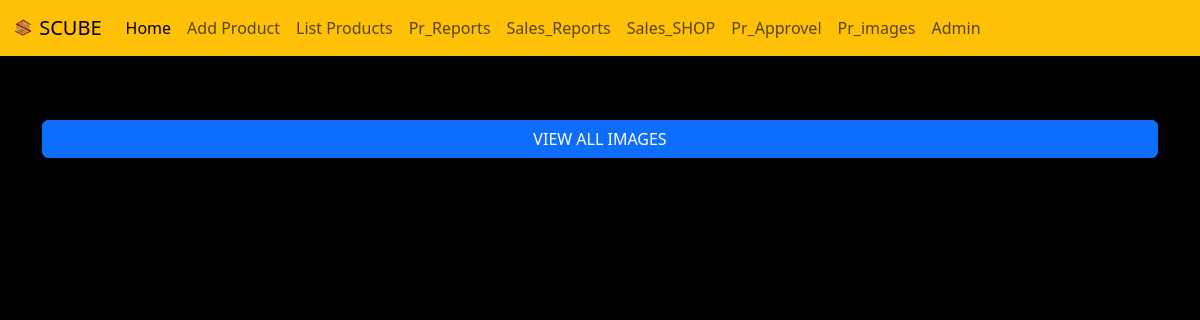
The page /pr_img/show_sofa/ on the database as committed earlier.
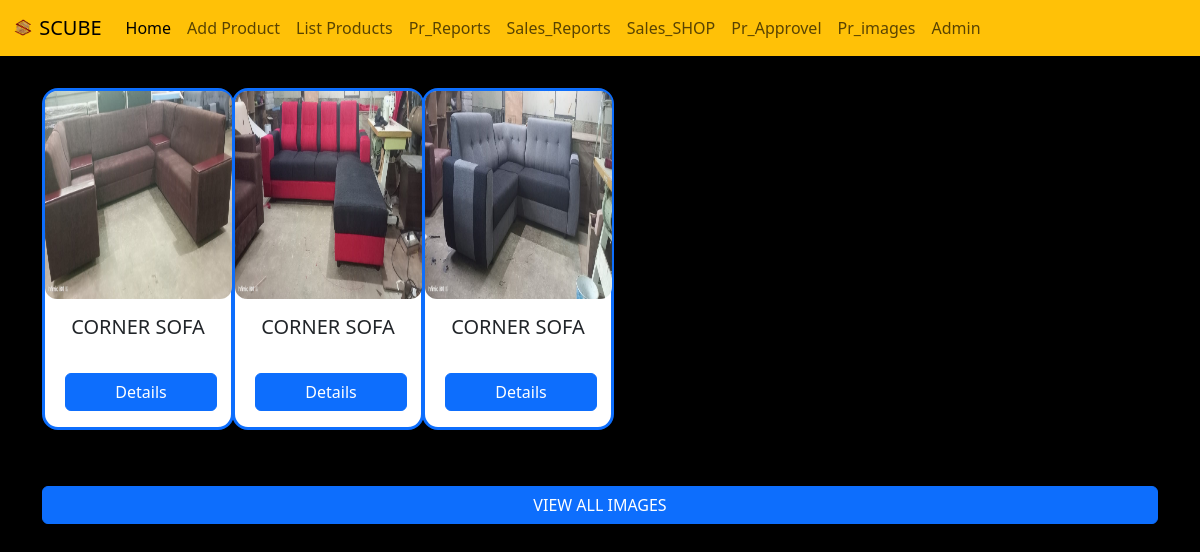
The same page on the database as committed later.
### manager/models.py (models this page shows)
class Scube_ss(models.Model):
    code=models.CharField(max_length=50 ,null=True)
    Catogory= models.CharField(choices=Catogory_choice , max_length=50 ,null=True )
    name=models.CharField(max_length=50 ,null=True)
    size=models.CharField(max_length=50 ,null=True,blank=True)
    prize=models.IntegerField(null=True,blank=True)
    material=models.CharField(max_length=50 ,null=True)
    color=models.CharField(max_length=50 ,null=True,blank=True)
    pr_date=models.DateField(null=True)
    sl_date=models.DateField(null=True, blank=True)
    status= models.CharField(choices=status_choice , max_length=50 ,null=True )
    image=models.ImageField(upload_to='images/',blank=True)
    new_pr= models.CharField(choices=new_choice , max_length=50 ,null=True,blank=True )
    def __str__(self):
        return self.name

### manager/views.py (the view)
# urls.py: path('pr_img/show_sofa/',views.show_sofa2,name='show_sofa2'),
def show_sofa2(request):
    ls_data=Scube_ss.objects.filter(Catogory="SOFA", new_pr="NEW").order_by('size')
    print(ls_data)
    return render(request,'all_products1.html',{'products':ls_data})

### manager/templates/all_products1.html
{% extends 'blank_layout.html' %}
{% load static %}
{% block content %}
<section class="container">
    <div class="row">
        {% for product_obj in products %}
        <div class="col-md-2 col-6 mt-4" >
            <div class="card rounded-4 border border-primary border-3" style="width: 12rem; ">
                {% if product_obj.image %}
                <img src="{{product_obj.image.url}}" class="card-img-top" style="width: 11.7rem; height: 13rem; border-radius: 12px;"
                    alt="...">
                {% else %}
                <img src="{% static 'images/gallery-img8.jpg' %}" class="card-img-top" style="width: 11.7rem; height: 13rem; border-radius:12px; " alt="">
                {% endif %}
                <div class="card-body">
                    <h5 style="height: 50px;" class="card-title text-center">{{product_obj.name |upper}}</h5>
                    <div class="mx-1 ">
                        <a href="{% url 'details' product_obj.id %}" class="btn btn-primary " style="width: 9.5rem;">Details</a>
                    </div>
                </div>
            </div>
        </div>
        {% endfor %}
    </div>
</section>
<section>
    <div class="d-grid gap-2 container">
        <BR></BR>
        <button class="btn btn-primary" type="button"><a class="text-white" style="text-decoration: none;"
                href="{% url 'all_img' %}">VIEW ALL IMAGES</a></button>
    </div>
</section>
{% endblock %}

### manager/templates/blank_layout.html (shortened to what this page needs)
{% load static %}
{% include 'navbar.html' %}
{% block content %}{% endblock  %}

### manager/templates/navbar.html (shortened to what this page needs)
{% load static %}
<!doctype html>
<html lang="en">
<head>
    <link href="https://cdn.jsdelivr.net/npm/bootstrap@5.3.2/dist/css/bootstrap.min.css" rel="stylesheet"
>
</head>
<body class="bg-black">
    <header>
        <nav class="navbar navbar-expand-lg bg-warning">
            <div class="container-fluid">
                <a class="navbar-brand" href="{% url 'home' %}"> <img
                        style="width: 22px; height: 22px; padding-bottom: 5px;"
                        src="{% static 'images/html-logo.png' %}" alt=""> SCUBE</a>
                <div class="collapse navbar-collapse" id="navbarNavAltMarkup">
                    <div class="navbar-nav">
                        <a class="nav-link active" aria-current="page" href="{% url 'home' %}">Home</a>
                        <a class="nav-link" href="{% url 'create' %}">Add Product</a>
                        <a class="nav-link" href="{% url 'list' %}">List Products</a>
                        <a class="nav-link" href="{% url 'reports' %}">Pr_Reports</a>
                        <a class="nav-link" href="{% url 'sales_reports' %}">Sales_Reports</a>
                        <a class="nav-link" href="{% url 'reports_s2s' %}">Sales_SHOP</a>
                        <a class="nav-link" href="{% url 'Pr_Approvel' %}">Pr_Approvel</a>
                        <a class="nav-link" href="{% url 'pr_img' %}">Pr_images</a>
                        <a class="nav-link" href="{% url 'admin' %}">Admin</a>
                    </div>
                </div>
            </div>
        </nav>
    </header>
</body>
</html>

Rows that differ between the two databases and show on the page:
added Scube_ss: image (picture), name "CORNER SOFA"
added Scube_ss: image (picture), name "CORNER SOFA"
added Scube_ss: image (picture), name "CORNER SOFA"
